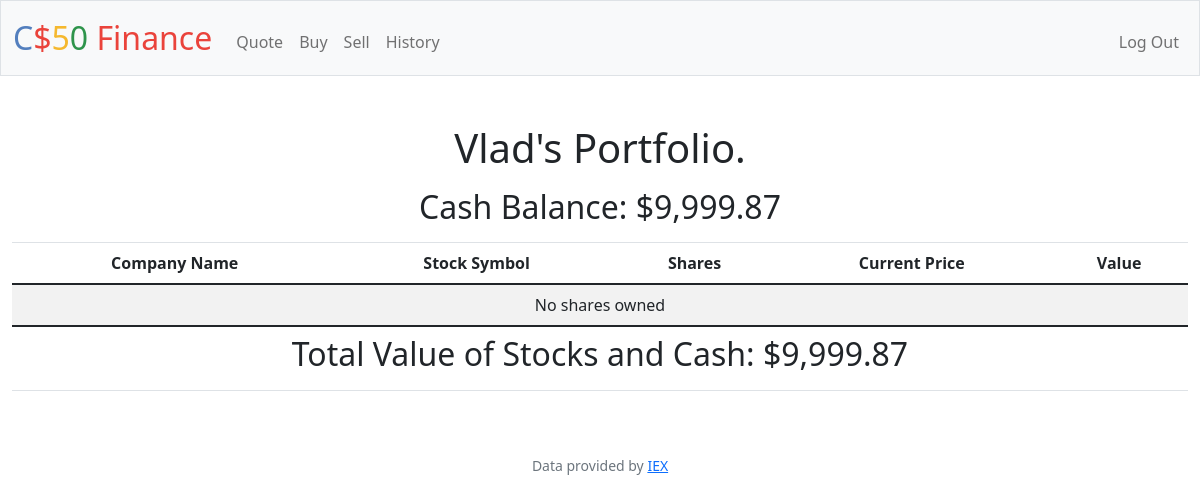
The page / (signed in) on the database as committed earlier.
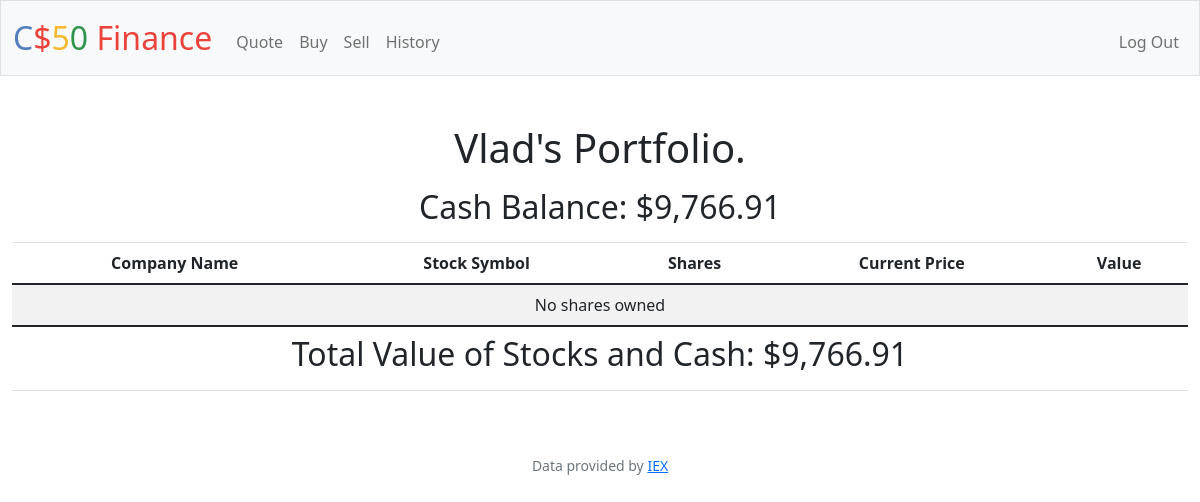
The same page on the database as committed later.
### tables this page shows
CREATE TABLE users (id INTEGER PRIMARY KEY AUTOINCREMENT NOT NULL, username TEXT NOT NULL, hash TEXT NOT NULL, cash NUMERIC NOT NULL DEFAULT 10000.00);

### app.py (the view, shortened to what this page needs)
@app.route("/", methods=["GET"])
@login_required
def index():
    user_id = session["user_id"]
    username = db.execute("SELECT username FROM users WHERE id = ?", user_id)[0]["username"]
    cash_current = float(db.execute("SELECT cash FROM users WHERE id = ?", user_id)[0]["cash"])
    portfolio = db.execute("SELECT symbol, shares FROM portfolios WHERE user_id = ?", user_id)
    any_shares = 0
    all_stocks_value = 0
    total_value = all_stocks_value + cash_current
    return render_template("index.html", cash_current=cash_current, portfolio=portfolio, total_value=total_value, username=username, any_shares=any_shares)

### app.py (called while the page is built)
@app.after_request
def after_request(response):
    response.headers["Cache-Control"] = "no-cache, no-store, must-revalidate"
    response.headers["Expires"] = 0
    response.headers["Pragma"] = "no-cache"
    return response

### helpers.py (called while the page is built)
def login_required(f):
    @wraps(f)
    def decorated_function(*args, **kwargs):
        if session.get("user_id") is None:
            return redirect("/login")
        return f(*args, **kwargs)
    return decorated_function

def usd(value):
    return f"${value:,.2f}"

### templates/index.html (shortened to what this page needs)
{% extends "layout.html" %}
{% block main %}
<h1>{{ username }}'s Portfolio.</h1>
<table class="table table-striped">
    <thead>
        <tr>
            <th colspan="5"><h2>Cash Balance: {{ cash_current | usd }}</h2></th>
        </tr>
        <tr>
            <th>Company Name</th>
            <th>Stock Symbol</th>
            <th>Shares</th>
            <th>Current Price</th>
            <th>Value</th>
        </tr>
    </thead>
    <tbody>
        {% if any_shares > 0 %}
        {% for s in portfolio %}
            <tr>
                <td>{{ s.company_name }}</td>
                <td>{{ s.symbol }}</td>
                <td>{{ s.shares }}</td>
                <td>{{ s.price_current | usd }}</td>
                <td>{{ s.value | usd }}</td>
            </tr>
        {% endfor %}
        {% else %}
        <tr>
            <td colspan="5">No shares owned</td>
        </tr>
        {% endif %}
    </tbody>
    <tfoot>
        <tr>
            <td colspan="5"><h2>Total Value of Stocks and Cash: {{ total_value | usd }}</h2></td>
        </tr>
    </tfoot>
</table>
{% endblock %}

### templates/layout.html (shortened to what this page needs)
<!DOCTYPE html>
<html lang="en">
    <head>
        <link href="https://cdn.jsdelivr.net/npm/bootstrap@5.1.3/dist/css/bootstrap.min.css" rel="stylesheet">
        <link href="/static/styles.css" rel="stylesheet">
    </head>
    <body>
        <nav class="bg-light border navbar navbar-expand-md navbar-light">
            <div class="container-fluid">
                <a class="navbar-brand" href="/"><span class="blue">C</span><span class="red">$</span><span class="yellow">5</span><span class="green">0</span> <span class="red">Finance</span></a>
                <div class="collapse navbar-collapse" id="navbar">
                    {% if session["user_id"] %}
                        <ul class="navbar-nav me-auto mt-2">
                            <li class="nav-item"><a class="nav-link" href="/quote">Quote</a></li>
                            <li class="nav-item"><a class="nav-link" href="/buy">Buy</a></li>
                            <li class="nav-item"><a class="nav-link" href="/sell">Sell</a></li>
                            <li class="nav-item"><a class="nav-link" href="/history">History</a></li>
                        </ul>
                        <ul class="navbar-nav ms-auto mt-2">
                            <li class="nav-item"><a class="nav-link" href="/logout">Log Out</a></li>
                        </ul>
                    {% else %}
                        <ul class="navbar-nav ms-auto mt-2">
                            <li class="nav-item"><a class="nav-link" href="/register">Register</a></li>
                            <li class="nav-item"><a class="nav-link" href="/login">Log In</a></li>
                        </ul>
                    {% endif %}
                </div>
            </div>
        </nav>
        <main class="container-fluid py-5 text-center">
            {% block main %}{% endblock %}
        </main>
        <footer class="mb-5 small text-center text-muted">
            Data provided by <a href="https://iexcloud.io/">IEX</a>
        </footer>
    </body>
</html>

### static/styles.css (style rules this page uses)
nav .navbar-brand { font-size: xx-large; }
nav .navbar-brand .blue { color: #537fbe; }
nav .navbar-brand .red { color: #ea433b; }
nav .navbar-brand .yellow { color: #f5b82e; }
nav .navbar-brand .green { color: #2e944b; }

Rows that differ between the two databases and show on the page:
changed users "Vlad": cash "$9,999.87" → "$9,766.91"
Other text that changed with them:
{{ total_value | usd }}: "$9,999.87" → "$9,766.91"
